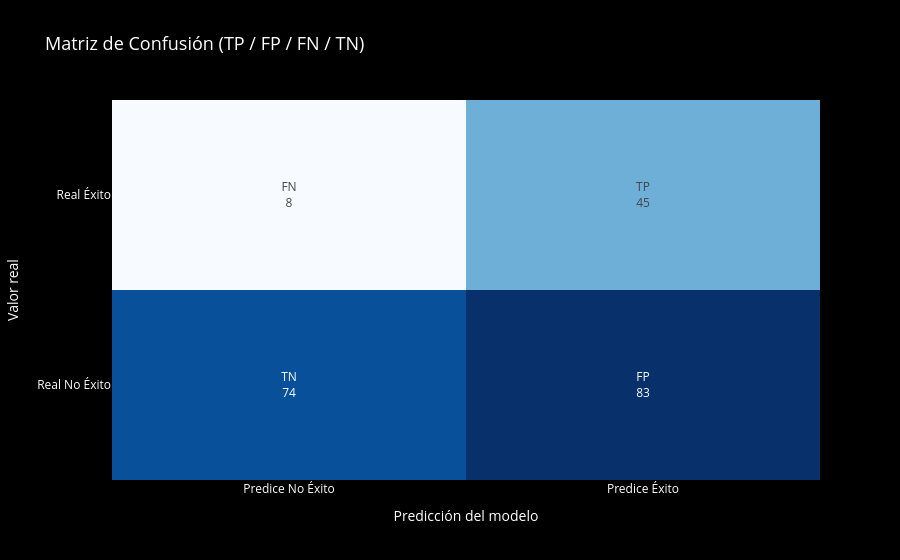

The notebook cell this image was saved under:
### Code cell
# === PASO 5: MODELO FINAL RANDOM FOREST (OPTIMIZADO PARA GANANCIA) ===

best_params_profit = {
    "n_estimators": 1300,          # Nº de árboles
    "max_depth": 10,               # Profundidad máxima
    "max_features": "sqrt",        # Nº de features por división
    "min_samples_leaf": 1,         # Mín. muestras por hoja
    "min_samples_split": 2,        # Mín. muestras para dividir
    "class_weight": {0: 1, 1: 4.5},# Pondera más la clase éxito
    "criterion": "gini",           # Métrica de impureza
    "random_state": 42             # Reproducibilidad
}

rf_model = RandomForestClassifier(**best_params_profit)
rf_model.fit(X_train, y_train)

# Probabilidades directas
y_pred_proba = rf_model.predict_proba(X_test)[:, 1]

# Usamos el umbral óptimo
best_threshold = 0.22
y_pred_final = (y_pred_proba >= best_threshold).astype(int)

# Evaluación económica
rf_profit = profit_score(y_test, y_pred_final)
print(f"GANANCIA FINAL DEL MODELO: ${rf_profit:.2f}")

cm = confusion_matrix(y_test, y_pred_final)
print("\n MATRIZ DE CONFUSION:\n", cm)
print(f"\n PRECISION: {precision_score(y_test, y_pred_final):.3f}%")
print(f"\n SENSIBILIDAD (RECALL): {recall_score(y_test, y_pred_final):.3f}%")

### Figure 1 — Plotly figure (JSON) as saved in the notebook; plotly's stock layout.template omitted (floating-point values rounded to 4 significant figures)
{"data": [{"colorscale": [[0, "rgb(247,251,255)"], [0.125, "rgb(222,235,247)"], [0.25, "rgb(198,219,239)"], [0.375, "rgb(158,202,225)"], [0.5, "rgb(107,174,214)"], [0.625, "rgb(66,146,198)"], [0.75, "rgb(33,113,181)"], [0.875, "rgb(8,81,156)"], [1, "rgb(8,48,107)"]], "showscale": false, "text": [["TN<br>74", "FP<br>83"], ["FN<br>8", "TP<br>45"]], "texttemplate": "%{text}", "type": "heatmap", "x": ["Predice No Éxito", "Predice Éxito"], "y": ["Real No Éxito", "Real Éxito"], "z": [[74, 83], [8, 45]]}], "layout": {"font": {"color": "white"}, "paper_bgcolor": "#000000", "plot_bgcolor": "#000000", "title": {"font": {"color": "white", "size": 18}, "text": "Matriz de Confusión (TP / FP / FN / TN)"}, "xaxis": {"color": "white", "showgrid": false, "title": {"text": "Predicción del modelo"}}, "yaxis": {"color": "white", "showgrid": false, "title": {"text": "Valor real"}}}}
